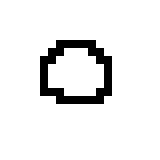
#> input picture task3/TestData/circle/s10.png, 20 x 20 px (shown 8 times larger); its folder holds 3 pictures in this run
$ python task3.py
#> lines starting #> are read from the running program, lines starting #| are printed output that depends on the picture; pictures that were not available may be replaced by others from this repository, and a replacement may not be noted
from distutils.sysconfig import EXEC_PREFIX
from collections import Counter
from PIL import Image #image prossesing API
from numpy import asarray #deafault numpy library
import math #deafault math library
import os

size = 100, 100


#this function calculates distance between 2 vectors
def hist_distance(hist1, hist2):
    if len(hist1) - len(hist2) != 0:
        print("vectors length doesent match")
        return
    squared_sum = 0.0
    for i in range(1, len(hist1)): squared_sum += (int(hist1[i]) - int(hist2[i])) * int((hist1[i]) - int(hist2[i])) #range changed from 0 to 1 because of new hist file system, where hist[0] = type
    return math.sqrt(squared_sum)

#this function creates a file of hist with defined name
def serialisaition(_type, hist1, name):
      f = open('histograms/' + name + '.txt', 'w')
      f.write(str(_type) + '\n')
      for i in range(0, len(hist1)):
          f.write(str(hist1[i]) + '\n')
      f.close()
      print('file created with name = ',name,'.txt')

#this function reads a file of hist with defined name
def de_serialisaition(name):
    hist = []
    try:
      f = open('histograms/' + name, 'r')
    except:
        print("file not found")
        _hist = [0]
        return _hist
    for line in f:
        hist.append(line)
    f.close()
    return hist

#this function creates a file of image histogramm red chanel
def parsing_data(ndata, _type, name):
    h1 = []
    for item in ndata:
        for data in item:
            try: h1.append(data[0])
            except: data[0, 0] #adding only red channel to lower space usage
    serialisaition(_type, h1, name)
    return h1

#this function creates a multiple files from test data (learning)
def setting_up():
    #deleting previous histograms
    h_files = os.listdir('histograms')
    for it in range(0, len(h_files)):
        os.remove('histograms/' + h_files[it])
        print('file ' + h_files[it] + ' has been deleted')

    headers = os.listdir('TestData') #creating headers from folders names
    file_numbering = 0
    for i in range(0, len(headers)):
        dir_list = os.listdir('TestData/' + headers[i])

        #going through directory
        for j in range(0, len(dir_list)):
            _img = Image.open('TestData/' + headers[i] + '/' + dir_list[j]) #opening image in derictory
            img = _img.resize(size) #resizing image
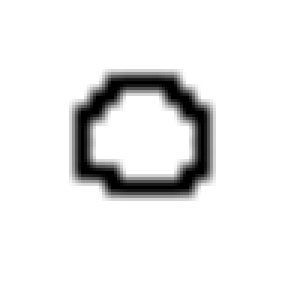
#> img: PIL image 100x100 RGB (shown 3 times larger); min 0, max 255, mean 235
            img = img.convert('RGB') #converting to RGB file format

            numpydata = asarray(img) #parsing image into array of pixels with r g b channels
            parsing_data(numpydata, headers[i], 'h' + str(file_numbering))
#> the loop in parsing_data, `for item in ndata:` made 100 passes
#> after the loop in parsing_data, `for item in ndata:`: h1 = 10000 values, max 255 at index 0, min 0 at index 2737, mean 235
            file_numbering += 1
    print('\n learning done!')

#logic for finding out what type is it
def type_finding_out(path):


    try:
        #prosessing user image
        _img = Image.open(path)
        img = _img.resize(size)
        img = img.convert('RGB')
        numpydata = asarray(img)
        hu = parsing_data(numpydata, 'user', 'user')

        _files = os.listdir('histograms')

        result_min = [999999999, 999999999, 999999999]
        result_types = ["type", "type", "type"]
        for i in range(0, len(_files)):
            if _files[i] != 'user.txt':
                hpr = de_serialisaition(_files[i])#reading file
                _type = hpr[0]
                hpr.remove(hpr[0]) #removing type from list
                distance = hist_distance(hu, hpr)

                #3 min distances + types
                if distance < result_min[2] and distance > result_min[1] and distance > result_min[0]:
                    result_min[2] = distance
                    result_types[2] = _type
                elif distance < result_min[1] and distance > result_min[0] and distance < result_min[1]:
                    result_min[1] = distance
                    result_types[1] = _type
                elif distance < result_min[0]:
                    result_min[0] = distance
                    result_types[0] = _type

        counter = Counter(result_types) #creating dictionary for most repeated types

        print('\n')
        print(result_min)
        print('\n')
        print(result_types)
        print('\n this is a ' + max(counter, key=counter.get)) #printing max value in dctionary


    except: print('SMH((( FNF FR')


paths = ['learn', 'user.png', 'user1.png', 'user2.png'] #path used for demo
j = 0
while j < 4:
    print('\ntype desired file path \nor type ''learn'' to learn new images \n')
    #path = input() #user-defined path

    path = paths[j] #demo-defined path
    print(path + '\n')

    #program controls, we don't need it for demo
    if path == 'learn': setting_up()
    elif path == 'stop': break
    else:
        type_finding_out(path)
    j += 1
#> j = 1
#> pass 3 of the loop `while j < 4:`:
#> path = 'user1.png'
#| user1.png
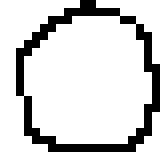
#> input picture task3/TestData/circle/s11.png, 20 x 20 px, given in place of user1.png, which was not available (shown 8 times larger)
#> in type_finding_out (call 2), `img = _img.resize(size)`:
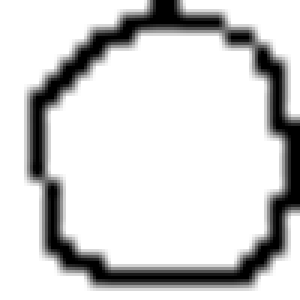
#> img: PIL image 100x100 RGB (shown 3 times larger); min 0, max 255, mean 210.7
#> hu = 10000 values, max 255 at index 0, min 0 at index 52, mean 210.7
#> j = 3
#> the loop made 4 passes; the first 3 are shown
